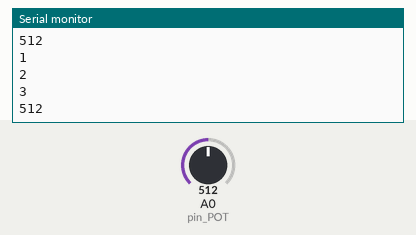
A sketch run on a simulated Arduino Uno, built with avr-gcc and run on an emulated ATmega328P. Shown: the last lines printed to the serial monitor. Inputs (shaded band) come from the test bench; at power-on: A0 (pin_POT) = 512.

Above: at 2.2 s.
2.3 s: A0 (pin_POT) set to 306
At 3.5 s:
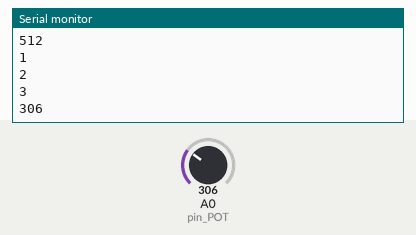
3.8 s: A0 (pin_POT) set to 122
At 4.8 s:
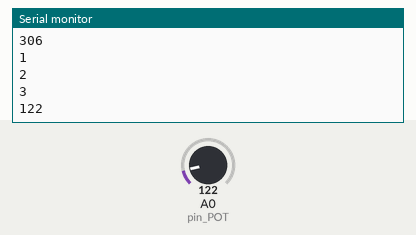
Timing chart, 0 to 6.8 s (numbered marks = the images above; inputs shaded):
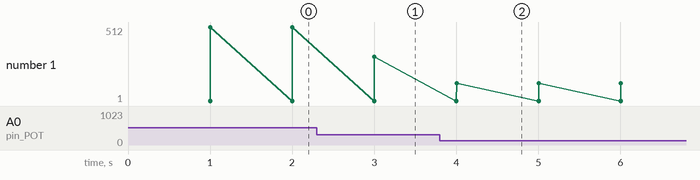

Measured:
- after the input at 2.3 s, the serial monitor: prints a new line after 0.70 s (image 1)
- after the input at 3.8 s, the serial monitor: prints a new line after 0.20 s (image 2)
- plotted number 1: 512 → 306 after the input at 2.3 s, 306 → 122 after the input at 3.8 s

The sketch:

prueba-logger.ino
```cpp
#define pin_POT A0   // analog pin of motion feedback potentiometer

int x;

void setup() {
  // put your setup code here, to run once:
  Serial.begin(115200);
  delay(1000);

  while(analogRead(pin_POT) > 512)
  {
    delay(50);
  }
}

void loop()
{
  if(analogRead(pin_POT) <= 512)
  {
    x = 1;
    Serial.println(x++);
    Serial.println(x++);
    Serial.println(x++);
    Serial.println(analogRead(pin_POT));
  }

  delay(1000);
}
```
